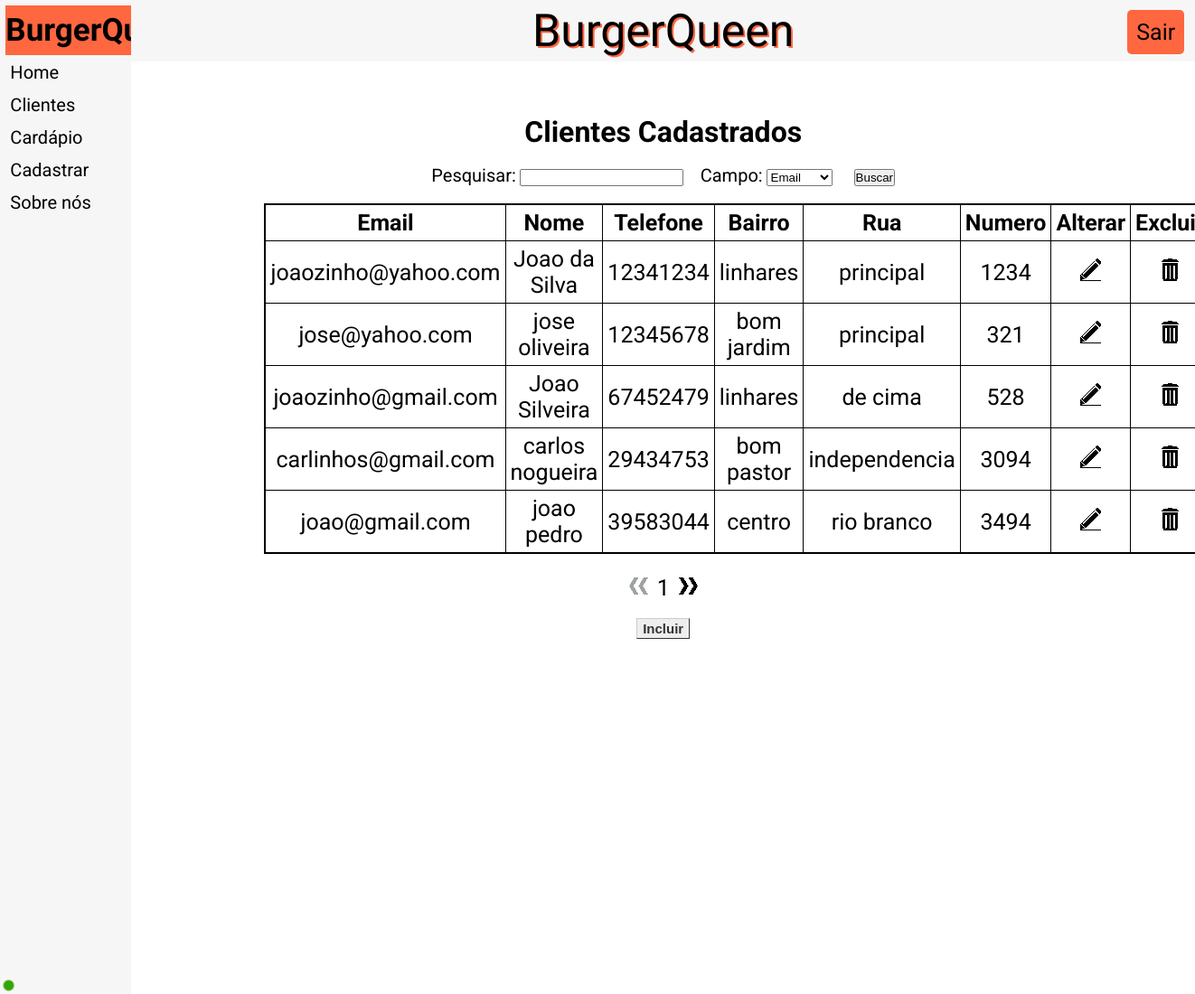
The page /l/clientes/consultar.php (signed in) on the database its author committed.
### tables this page shows
CREATE TABLE IF NOT EXISTS `tb_cliente` (
  `id` int(11) NOT NULL AUTO_INCREMENT,
  `email_cliente` varchar(250) NOT NULL,
  `nome_cliente` varchar(50) NOT NULL,
  `telefone_cliente` int(11) NOT NULL,
  `bairro` varchar(50) NOT NULL,
  `rua` varchar(50) NOT NULL,
  `numero` int(5) NOT NULL,
  PRIMARY KEY (`id`)
);

### l/clientes/consultar.php (the view, shortened to what this page needs)
<!DOCTYPE html>
<html lang="pt-br">
	<head>
        <link rel="stylesheet" href="../index.css">
	</head>
	<body>
    <table>
    <tr>
    <td id="ContMenu">
            <table id="TabelaMenu">
                <thead>
                <tr><th id="NomeMenu">
                    <a href="../">BurgerQueen</a>
                </th></tr>
                </thead>
                <tbody>
                <tr><td  class="ItemMenu">
                    <a href="../">Home</a>
                </td></tr>
                <tr><td  class="ItemMenu">
                    <a href="../clientes/">Clientes</a>
                </td></tr>
                <tr><td  class="ItemMenu">
                    <a href="../cardapio/">Cardápio</a>
                </td></tr>
                <tr><td  class="ItemMenu">
                    <a href="../cadastrar/">Cadastrar</a>
                </td></tr>
                <tr><td  class="ItemMenu">
                    <a href="../sobre/">Sobre nós</a>
                </td></tr>
                </tbody>
            </table>
        </td>
        <td id="ContSite">
            <nav>
                <a href="../" id="NomeSite">BurgerQueen</a>
                <a href="../app/logout.php" id="BotaoLogin"><div>Sair</div></a>
            </nav>
                <div class="DivCadastrados">
                    <?php
                        require_once"../app/conexao.php";
                        try
                        {
                            $ComandoSQL = "select*from tb_cliente";
                            $bq = $conexao->query($ComandoSQL);
                            echo"<h1 class='TituloCadastrados'>Clientes Cadastrados</h1>
                            <form method='POST' action='./pesquisa/' name='form_pesquisa'>
                                <label for='pesquisa' class='LabelPesquisa'>Pesquisar:</label>
                                <input name='pesquisa' type='text' id='pesquisa' required='required' class='InputPesquisa'>
                                <label for='campo' class='LabelPesquisa'>Campo:</label>
                                <select name='campo' id='campo' class='InputPesquisa'>
                                    <option value='email'>Email</option>
                                    <option value='nome'>Nome</option>
                                    <option value='telefone'>Telefone</option>
                                    <option value='bairro'>Bairro</option>
                                    <option value='rua'>Rua</option>
                                    <option value='numero'>Número</option>
                                </select>
                                <input type='submit' value='Buscar' id='BotaoPesquisar'>
                                <br><br>
                            </form>
                            <table class='TabelaCadastrados'>
                            <tr>
                                <th class='THTabelaCadastrados'>Email</th>
                                <th class='THTabelaCadastrados'>Nome</th>
                                <th class='THTabelaCadastrados'>Telefone</th>
                                <th class='THTabelaCadastrados'>Bairro</th>
                                <th class='THTabelaCadastrados'>Rua</th>
                                <th class='THTabelaCadastrados'>Numero</th>
                                <th class='THTabelaCadastrados'>Alterar</th>
                                <th class='THTabelaCadastrados'>Excluir</th>
                            </tr>
                            ";
                            $linhas = $bq->rowCount();
                            $pagina = $_GET['pag'];
                            $contador=0;
                            while ($i = $bq->fetch(PDO::FETCH_OBJ)) {
                                if($contador>=$pagina*5 && $contador<($pagina*5+5)){
                                    echo"<tr>
                                    <td class='TDTabelaCadastrados'>".$i->email_cliente."</td>
                                    <td class='TDTabelaCadastrados'>".$i->nome_cliente."</td>
                                    <td class='TDTabelaCadastrados'>".$i->telefone_cliente."</td>
                                    <td class='TDTabelaCadastrados'>".$i->bairro."</td>
                                    <td class='TDTabelaCadastrados'>".$i->rua."</td>
                                    <td class='TDTabelaCadastrados'>".$i->numero."</td>
                                    <td class='TDTabelaCadastrados'><a href='./alterar/index.php?id=".$i->id."&&re=".$pagina."'><img src='../imagens/editar.png' class='Alterar'></a></td>
                                    <td class='TDTabelaCadastrados'><a href='../app/excluir_cliente.php?id=".$i->id."&&re=".$pagina."'><img src='../imagens/excluir.png' class='Excluir'></a></td>
                                    </tr>";
                                }
                                $contador++;
                            }
                            echo"</table><br><br>";
                            if($pagina>0){
                                $voltar=$pagina-1;
                                echo"<a href='./consultar.php?pag=".$voltar."' class='Seta'><img src='../imagens/voltar.png' class='Seta'></a>";
                            }else{
                                echo"<img src='../imagens/NVoltar.png' class='SetaApagada'>";
                            }
                            $proximo=$pagina+1;
                            echo "<span class='npag'>".$proximo."</span>";
                            if($proximo>=$linhas/5){
                                echo"<img src='../imagens/NProximo.png' class='SetaApagada'>";
                            }else{
                                echo"<a href='./consultar.php?pag=".$proximo."' class='Seta'><img src='../imagens/proximo.png' class='Seta'></a>";
                            }
                            echo"<br><br><a href='incluir/' id='botao'>Incluir</a>";
                        } catch (PDOException $e) {
                            echo"erro";
                        }
                    ?>
                </div>
        </td>
    </tr>
    </table>
	    <img src="../imagens/logado.png" id="logado">
	</body>
</html>

### l/index.css (style rules this page uses)
* { padding: 0px; margin: 0px; color: #000000; }
body { font-family: 'Roboto', sans-serif; }
a { text-decoration: none; display: block; }
#ContMenu { background-color: #f6f6f6; position: fixed; top: 0px; left: 0px; height: 100%; width: 11%; }
#ContSite { background-color: #ffffff; position: absolute; top: 0px; left: 11%; height: 100%; width: 89%; }
#TabelaMenu { width: 94%; margin: 3%; font-size: 20px; }
#NomeMenu { background-color: #ff6740; padding-top: 7px; padding-bottom: 7px; font-family: 'Dancing Script', cursive; font-size: 35px; }
.ItemMenu { padding-top: 5px; padding-bottom: 5px; padding-left: 5px; }
nav { background-color: #f6f6f6; padding: 5px; text-align: center; }
#NomeSite { font-family: 'Dancing Script', cursive; font-size: 50px; display: inline; text-shadow: 2px 2px #ff6740; }
#BotaoLogin { display: inline-block; background-color: #ff6740; padding: 10px; border-radius: 5px; font-size: 25px; position: absolute; top: 1%; right: 1%; }
#botao { display: inline-block; font: bold 15px Arial; text-decoration: none; background-color: #EEEEEE; color: #333333; padding: 2px 6px 2px 6px; border-top: 1px solid #CCCCCC; border-right: 1px solid #333333; border-bottom: 1px solid #333333; border-left: 1px solid #CCCCCC; }
.DivCadastrados { position: relative; margin-left: 12.5%; margin-right: 12.5%; width: 75%; text-align: center; padding-top: 5%; }
.TabelaCadastrados { display: inline-block; border: 1px solid black; border-collapse: collapse; font-size: 25px; }
.TituloCadastrados { margin-bottom: 2%; }
.THTabelaCadastrados { border: 1px solid black; padding: 5px; }
.TDTabelaCadastrados { border: 1px solid black; padding: 5px; }
.npag { font-size: 25px; margin-left: 10px; margin-right: 10px; }
.Alterar, .Excluir { display: inline-block; }
.Seta, .SetaApagada { display: inline-block; }
.LabelPesquisa { font-size: 20px; }
.InputPesquisa { margin-right: 15px; }
#BotaoPesquisar { margin-left: 5px; }
#logado { position: fixed; bottom: 3px; left: 3px; }

### rows shown on the page
tb_cliente: email_cliente "joaozinho@yahoo.com", nome_cliente "Joao da Silva", telefone_cliente "12341234", bairro "linhares", rua "principal", numero "1234"
tb_cliente: email_cliente "jose@yahoo.com", nome_cliente "jose oliveira", telefone_cliente "12345678", bairro "bom jardim", rua "principal", numero "321"
tb_cliente: email_cliente "joaozinho@gmail.com", nome_cliente "Joao Silveira", telefone_cliente "67452479", bairro "linhares", rua "de cima", numero "528"
tb_cliente: email_cliente "carlinhos@gmail.com", nome_cliente "carlos nogueira", telefone_cliente "29434753", bairro "bom pastor", rua "independencia", numero "3094"
tb_cliente: email_cliente "joao@gmail.com", nome_cliente "joao pedro", telefone_cliente "39583044", bairro "centro", rua "rio branco", numero "3494"

### other values the page prints
$proximo "1"
